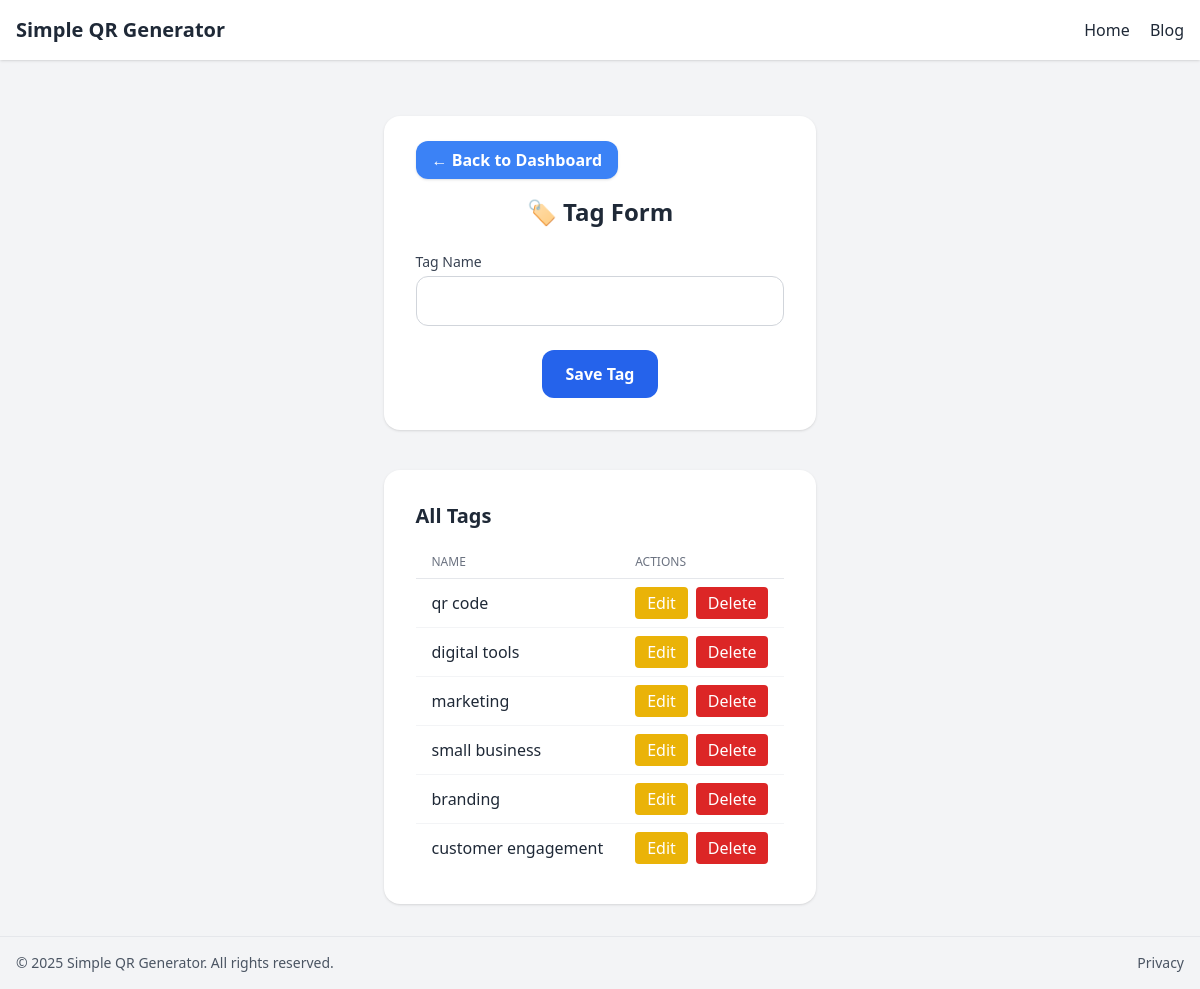
The page /admin/tags (signed in) on the database its author committed.
### app/models.py (models this page shows)
class Tag(Base):
    __tablename__ = "tags"
    id: Mapped[int] = mapped_column(primary_key=True, index=True)
    name: Mapped[str] = mapped_column(String(100), unique=True, index=True)
    posts: Mapped[list["Post"]] = relationship(
        "Post",
        secondary="post_tags",
        back_populates="tags",
        cascade="all, delete",
    )

### app/endpoints_admin_tag.py (the view)
@router.get("/admin/tags", response_class=HTMLResponse)
async def admin_tag_form(request: Request, session: AsyncSession = Depends(get_async_session)):
    admin_id = request.session.get("admin_id")
    if not admin_id:
        return RedirectResponse("/admin/login")
    tags = await get_all_tags(session)
    return templates.TemplateResponse("admin/tag_form.html", {"request": request, "tags": tags, "tag": None})

### app/templates/admin/tag_form.html (shortened to what this page needs)
{% extends "base.html" %}
{% block content %}
<section class="max-w-2xl mx-auto mt-10 bg-white p-8 rounded-2xl shadow space-y-6">
  <div class="mb-4">
    <a href="/admin/dashboard" class="bg-blue-500 hover:bg-blue-600 text-white font-semibold py-2 px-4 rounded-xl shadow transition">← Back to Dashboard</a>
  </div>
  <h1 class="text-2xl font-bold text-gray-800 text-center">🏷️ Tag Form</h1>
  <form method="post" action="/admin/tags/save" class="space-y-6">
    <div>
      <label for="name" class="block text-sm font-medium text-gray-700">Tag Name</label>
      <input
        type="text"
        id="name"
        name="name"
        value="{{ tag.name if tag else '' }}"
        required
        class="w-full mt-1 p-3 border border-gray-300 rounded-xl focus:outline-none focus:ring-2 focus:ring-blue-500"
      />
    </div>
    <div class="text-center">
      <button type="submit" class="bg-blue-600 hover:bg-blue-700 text-white font-bold py-3 px-6 rounded-xl transition">
        Save Tag
      </button>
    </div>
  </form>
</section>
<section class="max-w-2xl mx-auto mt-10 bg-white p-8 rounded-2xl shadow">
  <h2 class="text-xl font-bold mb-4">All Tags</h2>
  <div class="overflow-x-auto">
    <table class="min-w-full divide-y divide-gray-200">
      <thead>
        <tr>
          <th class="px-4 py-2 text-left text-xs font-medium text-gray-500 uppercase">Name</th>
          <th class="px-4 py-2 text-left text-xs font-medium text-gray-500 uppercase">Actions</th>
        </tr>
      </thead>
      <tbody class="divide-y divide-gray-100">
        {% for t in tags %}
        <tr>
          <td class="px-4 py-2">{{ t.name }}</td>
          <td class="px-4 py-2 flex gap-2">
            <a href="/admin/tags/edit/{{ t.id }}" class="bg-yellow-500 hover:bg-yellow-600 text-white px-3 py-1 rounded transition">Edit</a>
            <form method="post" action="/admin/tags/delete/{{ t.id }}" onsubmit="return confirm('Are you sure you want to delete this tag?');">
              <button type="submit" class="bg-red-600 hover:bg-red-700 text-white px-3 py-1 rounded transition">Delete</button>
            </form>
          </td>
        </tr>
        {% else %}
        <tr>
          <td colspan="2" class="text-center text-gray-400 py-4">No tags found.</td>
        </tr>
        {% endfor %}
      </tbody>
    </table>
  </div>
</section>
{% endblock %}

### rows shown on the page
Tag: name "qr code"
Tag: name "digital tools"
Tag: name "marketing"
Tag: name "small business"
Tag: name "branding"
Tag: name "customer engagement"
